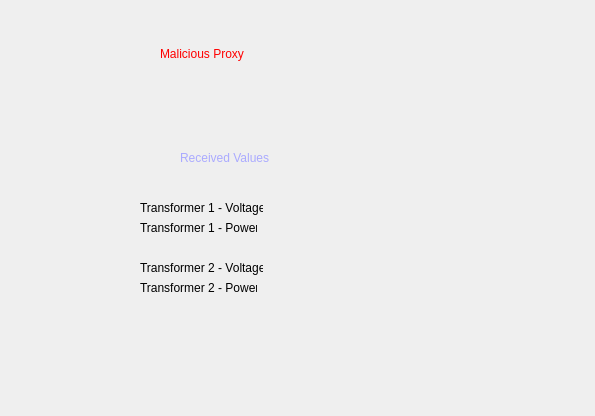
<?xml version="1.0" encoding="UTF-8"?>
<ui version="4.0">
 <class>MainWindow</class>
 <widget class="QMainWindow" name="MainWindow">
  <property name="geometry">
   <rect>
    <x>0</x>
    <y>0</y>
    <width>595</width>
    <height>416</height>
   </rect>
  </property>
  <property name="windowTitle">
   <string>MainWindow</string>
  </property>
  <widget class="QWidget" name="centralwidget">
   <widget class="QLabel" name="label">
    <property name="geometry">
     <rect>
      <x>140</x>
      <y>200</y>
      <width>123</width>
      <height>16</height>
     </rect>
    </property>
    <property name="text">
     <string>Transformer 1 - Voltage</string>
    </property>
   </widget>
   <widget class="QLabel" name="label_2">
    <property name="geometry">
     <rect>
      <x>140</x>
      <y>220</y>
      <width>117</width>
      <height>16</height>
     </rect>
    </property>
    <property name="text">
     <string>Transformer 1 - Power</string>
    </property>
   </widget>
   <widget class="QLabel" name="label_3">
    <property name="geometry">
     <rect>
      <x>140</x>
      <y>260</y>
      <width>123</width>
      <height>16</height>
     </rect>
    </property>
    <property name="text">
     <string>Transformer 2 - Voltage</string>
    </property>
   </widget>
   <widget class="QLabel" name="label_4">
    <property name="geometry">
     <rect>
      <x>140</x>
      <y>280</y>
      <width>117</width>
      <height>16</height>
     </rect>
    </property>
    <property name="text">
     <string>Transformer 2 - Power</string>
    </property>
   </widget>
   <widget class="QLabel" name="labelT2V">
    <property name="geometry">
     <rect>
      <x>280</x>
      <y>260</y>
      <width>123</width>
      <height>16</height>
     </rect>
    </property>
    <property name="text">
     <string/>
    </property>
   </widget>
   <widget class="QLabel" name="labelT2P">
    <property name="geometry">
     <rect>
      <x>280</x>
      <y>280</y>
      <width>123</width>
      <height>16</height>
     </rect>
    </property>
    <property name="text">
     <string/>
    </property>
   </widget>
   <widget class="QLabel" name="labelT1V">
    <property name="geometry">
     <rect>
      <x>280</x>
      <y>200</y>
      <width>123</width>
      <height>16</height>
     </rect>
    </property>
    <property name="text">
     <string/>
    </property>
   </widget>
   <widget class="QLabel" name="labelT1P">
    <property name="geometry">
     <rect>
      <x>280</x>
      <y>220</y>
      <width>123</width>
      <height>16</height>
     </rect>
    </property>
    <property name="text">
     <string/>
    </property>
   </widget>
   <widget class="QLabel" name="label_5">
    <property name="geometry">
     <rect>
      <x>160</x>
      <y>30</y>
      <width>244</width>
      <height>47</height>
     </rect>
    </property>
    <property name="styleSheet">
     <string notr="true">color:red;
font: 26pt &quot;Segoe UI&quot;;</string>
    </property>
    <property name="text">
     <string>Malicious Proxy</string>
    </property>
   </widget>
   <widget class="QLabel" name="label_6">
    <property name="geometry">
     <rect>
      <x>180</x>
      <y>140</y>
      <width>189</width>
      <height>36</height>
     </rect>
    </property>
    <property name="styleSheet">
     <string notr="true">color:rgb(170, 170, 255);
font: 20pt &quot;Segoe UI&quot;;</string>
    </property>
    <property name="text">
     <string>Received Values</string>
    </property>
   </widget>
  </widget>
 </widget>
 <resources/>
 <connections/>
</ui>
